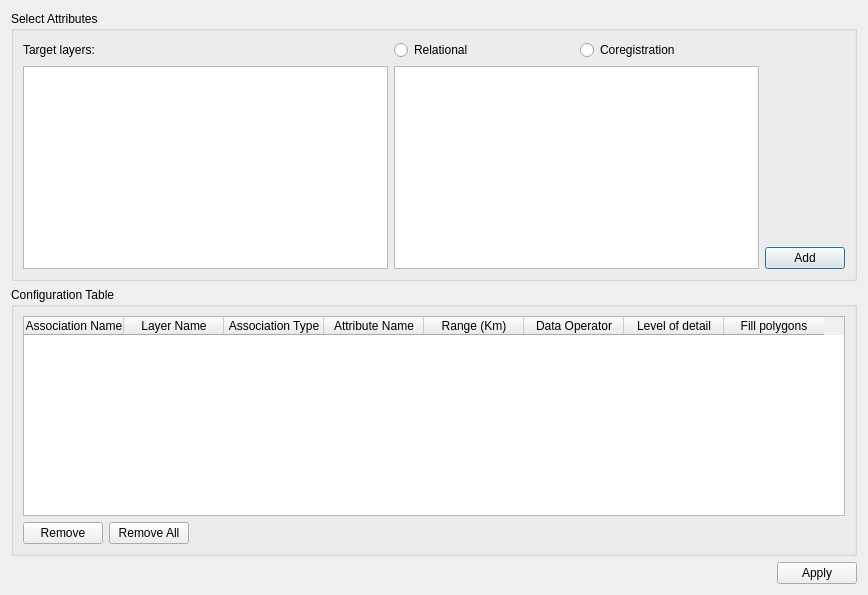
<?xml version="1.0" encoding="UTF-8"?>
<ui version="4.0">
 <class>CoRegistrationLayerConfigurationDialog</class>
 <widget class="QDialog" name="CoRegistrationLayerConfigurationDialog">
  <property name="geometry">
   <rect>
    <x>0</x>
    <y>0</y>
    <width>868</width>
    <height>595</height>
   </rect>
  </property>
  <property name="windowTitle">
   <string>Co-Registration Layer Configuration</string>
  </property>
  <layout class="QVBoxLayout" name="verticalLayout_5">
   <item>
    <widget class="QGroupBox" name="group_box_2">
     <property name="title">
      <string>Select Attributes</string>
     </property>
     <layout class="QGridLayout" name="gridLayout">
      <item row="0" column="0">
       <widget class="QLabel" name="target_layers_label">
        <property name="text">
         <string>Target layers:</string>
        </property>
       </widget>
      </item>
      <item row="0" column="1">
       <layout class="QHBoxLayout" name="horizontal_layout">
        <item>
         <widget class="QRadioButton" name="relational_radio_button">
          <property name="text">
           <string>Relational</string>
          </property>
         </widget>
        </item>
        <item>
         <widget class="QRadioButton" name="co_reg_radio_buttton">
          <property name="text">
           <string>Coregistration</string>
          </property>
         </widget>
        </item>
       </layout>
      </item>
      <item row="0" column="2" rowspan="2">
       <layout class="QVBoxLayout" name="vertical_layout_3">
        <item>
         <spacer name="vertical_spacer">
          <property name="orientation">
           <enum>Qt::Vertical</enum>
          </property>
          <property name="sizeHint" stdset="0">
           <size>
            <width>20</width>
            <height>40</height>
           </size>
          </property>
         </spacer>
        </item>
        <item>
         <widget class="QPushButton" name="add_push_button">
          <property name="text">
           <string>Add</string>
          </property>
         </widget>
        </item>
       </layout>
      </item>
      <item row="1" column="0">
       <widget class="QListWidget" name="target_layers_list_widget"/>
      </item>
      <item row="1" column="1">
       <widget class="QListWidget" name="attributes_list_widget"/>
      </item>
     </layout>
    </widget>
   </item>
   <item>
    <widget class="QGroupBox" name="group_box">
     <property name="title">
      <string>Configuration Table</string>
     </property>
     <layout class="QVBoxLayout" name="verticalLayout">
      <item>
       <widget class="QTableWidget" name="co_reg_cfg_table_widget">
        <column>
         <property name="text">
          <string>Association Name</string>
         </property>
        </column>
        <column>
         <property name="text">
          <string>Layer Name</string>
         </property>
        </column>
        <column>
         <property name="text">
          <string>Association Type</string>
         </property>
        </column>
        <column>
         <property name="text">
          <string>Attribute Name</string>
         </property>
        </column>
        <column>
         <property name="text">
          <string>Range (Km)</string>
         </property>
        </column>
        <column>
         <property name="text">
          <string>Data Operator</string>
         </property>
        </column>
        <column>
         <property name="text">
          <string>Level of detail</string>
         </property>
        </column>
        <column>
         <property name="text">
          <string>Fill polygons</string>
         </property>
        </column>
       </widget>
      </item>
      <item>
       <layout class="QHBoxLayout" name="horizontal_layout_3">
        <item>
         <widget class="QPushButton" name="remove_push_button">
          <property name="text">
           <string>Remove</string>
          </property>
         </widget>
        </item>
        <item>
         <widget class="QPushButton" name="remove_all_push_button">
          <property name="text">
           <string>Remove All</string>
          </property>
         </widget>
        </item>
        <item>
         <spacer name="horizontal_spacer">
          <property name="orientation">
           <enum>Qt::Horizontal</enum>
          </property>
          <property name="sizeHint" stdset="0">
           <size>
            <width>40</width>
            <height>20</height>
           </size>
          </property>
         </spacer>
        </item>
       </layout>
      </item>
     </layout>
    </widget>
   </item>
   <item>
    <layout class="QHBoxLayout" name="horizontal_layout_4">
     <item>
      <spacer name="horizontal_spacer_2">
       <property name="orientation">
        <enum>Qt::Horizontal</enum>
       </property>
       <property name="sizeHint" stdset="0">
        <size>
         <width>40</width>
         <height>20</height>
        </size>
       </property>
      </spacer>
     </item>
     <item>
      <widget class="QDialogButtonBox" name="button_box">
       <property name="orientation">
        <enum>Qt::Horizontal</enum>
       </property>
       <property name="standardButtons">
        <set>QDialogButtonBox::Apply</set>
       </property>
      </widget>
     </item>
    </layout>
   </item>
  </layout>
 </widget>
 <resources/>
 <connections>
  <connection>
   <sender>button_box</sender>
   <signal>accepted()</signal>
   <receiver>CoRegistrationLayerConfigurationDialog</receiver>
   <slot>accept()</slot>
   <hints>
    <hint type="sourcelabel">
     <x>248</x>
     <y>254</y>
    </hint>
    <hint type="destinationlabel">
     <x>157</x>
     <y>274</y>
    </hint>
   </hints>
  </connection>
  <connection>
   <sender>button_box</sender>
   <signal>rejected()</signal>
   <receiver>CoRegistrationLayerConfigurationDialog</receiver>
   <slot>reject()</slot>
   <hints>
    <hint type="sourcelabel">
     <x>316</x>
     <y>260</y>
    </hint>
    <hint type="destinationlabel">
     <x>286</x>
     <y>274</y>
    </hint>
   </hints>
  </connection>
 </connections>
</ui>
